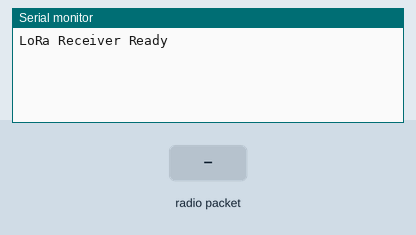
Bench run of a sketch on a simulated Arduino Uno, built for the host (arithmetic inside an expression is 32-bit, double 64-bit). Shown: the last lines printed to the serial monitor. Inputs (shaded band) come from the test bench. No radio packets arrive unless stated.

Above: at 1.2 s.
1.3 s: radio packet "1" arrives
At 2.5 s:
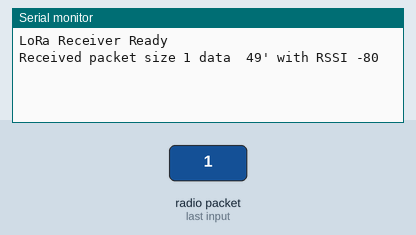
2.8 s: radio packet "0" arrives
At 3.8 s:
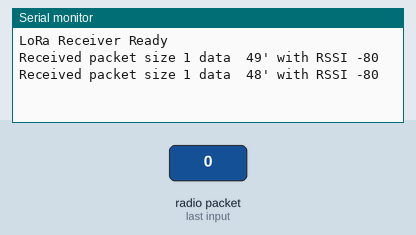
4.3 s: radio packet "2" arrives
At 4.9 s:
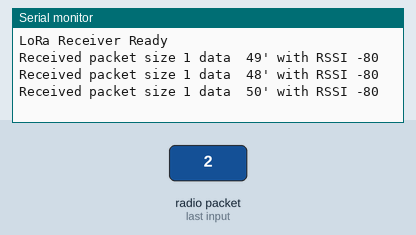

The sketch:

receiver.ino
```cpp
#include <SPI.h>
#include <LoRa.h>

// Pin configuration for SX1278 module
#define SCK     5
#define MISO    19
#define MOSI    27
#define SS      18
#define RST     23
#define DIO0    26

#define BAND    433E6
byte data[50];


void setup() {
  Serial.begin(115200);
  SPI.begin(SCK, MISO, MOSI, SS);
  LoRa.setPins(SS, RST, DIO0);

  if (!LoRa.begin(BAND)) {
    Serial.println("Starting LoRa failed!");
    while (1);
  }

  // Optional: Match these to sender for better performance
  LoRa.setSpreadingFactor(12);
  LoRa.setSignalBandwidth(125E3);
  LoRa.setCodingRate4(5);

  Serial.println("LoRa Receiver Ready");
}

void loop (){
  // try to parse packet
  int packetSize = LoRa.parsePacket();
  if (packetSize) {
    // received a packet
    Serial.print("Received packet size ");
    Serial.print(packetSize);
    Serial.print(" data ");
    // read packet
    while (LoRa.available())
    for(int i=0;i<packetSize;i++){
      data[i]= LoRa.read();
      Serial.print(' ');
      Serial.print(data[i]);
    }
    // print RSSI of packet
    Serial.print("' with RSSI ");
    Serial.println(LoRa.packetRssi());
  }
}
```

Measured:
- after the input at 1.3 s, the serial monitor: prints a new line at once (image 1)
- after the input at 2.8 s, the serial monitor: prints a new line at once (image 2)
- after the input at 4.3 s, the serial monitor: prints a new line at once (image 3)
